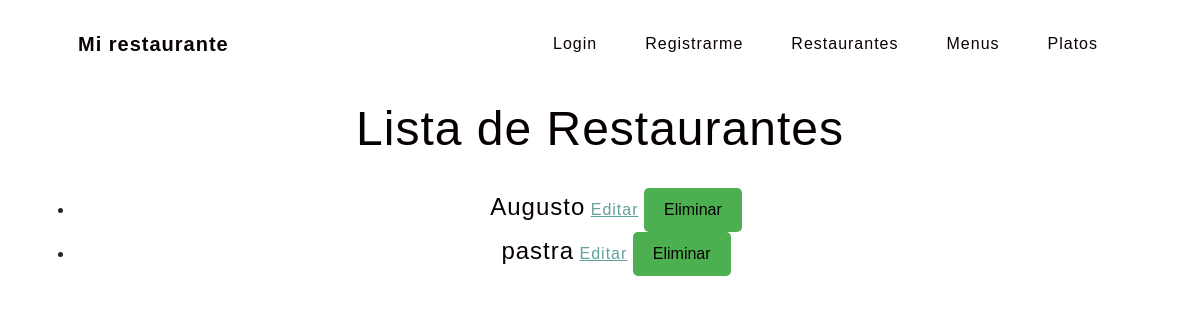
/lista_restaurante, run on an earlier commit of the app's database.
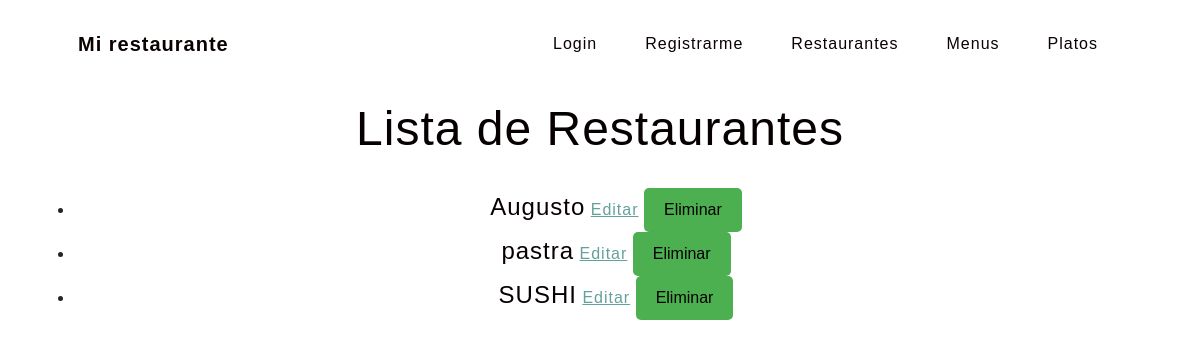
And on a later commit of the database.
### Restaurante/models.py (models this page shows, shortened)
class Restaurante(models.Model):
    nombre = models.CharField(max_length=255, unique=True)

### Restaurante/views.py (the view)
# urls.py: path("lista_restaurante", Restaurante_views.lista_restaurantes, name="lista_restaurante"),
def lista_restaurantes(request):
    restaurantes = Restaurante.objects.all()
    return render(request, "lista_restaurante.html", {"restaurantes": restaurantes})

### Restaurante/templates/lista_restaurante.html (shortened to what this page needs)
{% load static %}
<!DOCTYPE html>
<html lang="es">
<head>
    <link href="{% static 'Restauarante/css/styles.css' %}" rel="stylesheet" />
</head>
<body>
    <nav class="navbar navbar-expand-lg navbar-light fixed-top" id="mainNav">
        <div class="container px-4 px-lg-5">
            <a class="navbar-brand" href="{% url 'Base' %}">Mi restaurante</a>
            <div class="collapse navbar-collapse" id="navbarResponsive">
                <ul class="navbar-nav ms-auto">
                    <li class="nav-item"><a class="nav-link" href="{% url 'login_view' %}">Login</a></li>
                    <li class="nav-item"><a class="nav-link" href="{% url 'registro' %}">Registrarme</a></li>
                    <li class="nav-item"><a class="nav-link" href="{% url 'restaurante' %}">Restaurantes</a></li>
                    <li class="nav-item"><a class="nav-link" href="{% url 'menus' %}">Menus</a></li>
                    <li class="nav-item"><a class="nav-link" href="{% url 'platos' %}">Platos</a></li>
                </ul>
            </div>
        </div>
    </nav>
    <div class="container" style="margin-top: 100px;">
        <h2>Lista de Restaurantes</h2>
        <ul>
          {% for restaurante in restaurantes %}
            <li>
              <span style="color: rgb(8, 0, 0); font-size: 24px;">{{ restaurante.nombre }}</span>
              <a href="{% url 'editar_restaurante' restaurante.id %}">Editar</a>
              <form method="POST" action="{% url 'eliminar_restaurante' restaurante.id %}" style="display:inline;">
                <button type="submit" onclick="return confirm('¿Estás seguro de que deseas eliminar este Restaurante?');">Eliminar</button>
              </form>
            </li>
          {% endfor %}
        </ul>
    </div>
</body>
</html>

### Restaurante/templates/lista_restaurante.html (style rules this page uses)
body { font-family: Arial, sans-serif; background-size: cover; margin: 0; padding: 0; }
.navbar { padding-top: 20px; margin-bottom: 40px; background-color: transparent; }
.navbar-brand, .nav-link { color: rgb(10, 1, 1) !important; }
.container { text-align: center; }
h2 { font-size: 48px; margin-bottom: 30px; color: rgb(7, 0, 0); margin-top: 50px; }
button { background-color: #4CAF50; color: rgb(5, 0, 0); padding: 10px 20px; border: none; border-radius: 5px; cursor: pointer; }

What changed in the data, as far as the page shows it:
added Restaurante: nombre "SUSHI"
